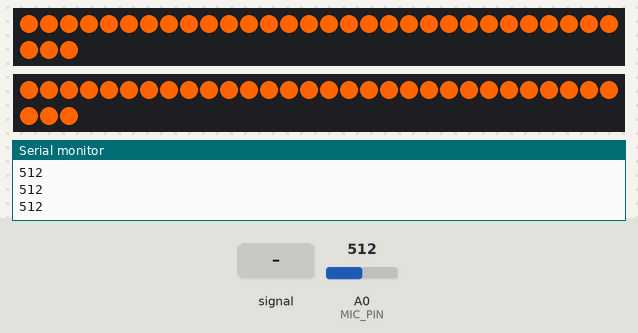
Recording of a sketch running on a simulated Arduino Uno, built with avr-gcc and run on an emulated ATmega328P. Shown: 2 × 33 RGB LEDs in strip order, left to right, continuing on the next row, the last lines printed to the serial monitor. Inputs (shaded band) come from the test bench; at power-on: A0 (MIC_PIN) = 512.

Above: at 1.2 s.
1.3 s: A0 (MIC_PIN) fed a 200 Hz sine of ±255 counts around its level
At 2.6 s:
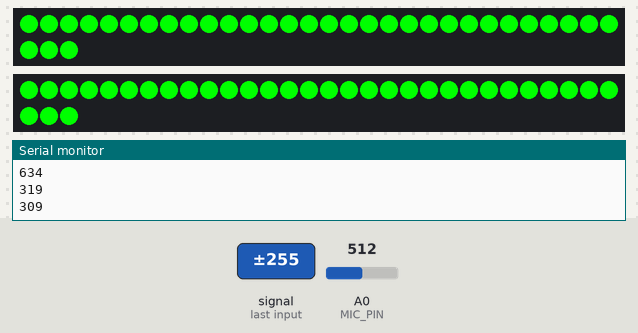
4.3 s: A0 (MIC_PIN) set to 331
5.8 s: A0 (MIC_PIN) set to 360
At 6.2 s:
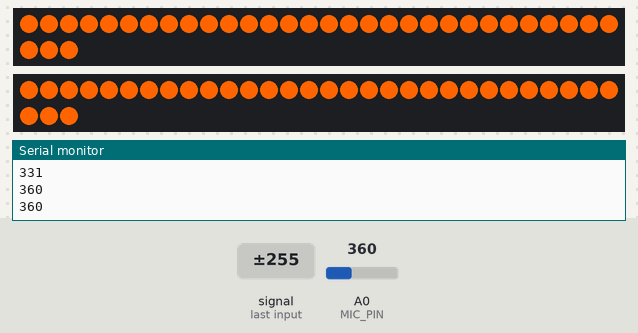
7.3 s: A0 (MIC_PIN) set to 306
At 8.2 s:
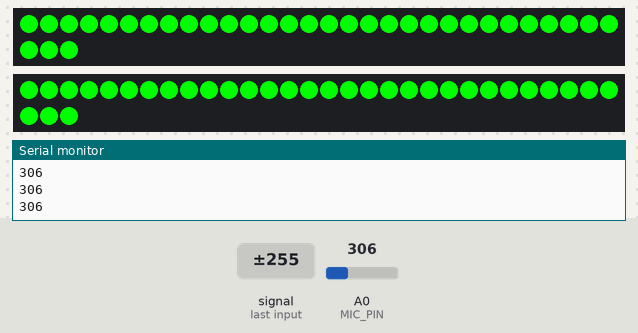
Timing chart, 0 to 9.8 s (numbered marks = the images above; inputs shaded):
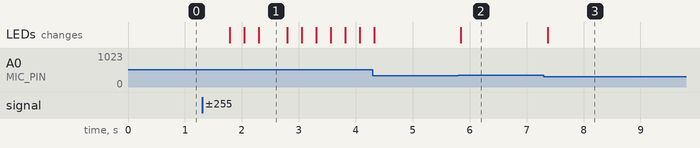

The sketch:

SR2.MIC.ino
```cpp
#include <Adafruit_NeoPixel.h>

#define LED_PIN 6      // Pino digital conectado à fita LED
#define LED_PIN_2 7
#define NUM_LEDS 33    // Número de LEDs na fita
#define MIC_PIN A0     // Pino analógico conectado ao microfone

Adafruit_NeoPixel strip = Adafruit_NeoPixel(NUM_LEDS, LED_PIN, NEO_GRB + NEO_KHZ800);
Adafruit_NeoPixel strip_2 = Adafruit_NeoPixel(NUM_LEDS, LED_PIN_2, NEO_GRB + NEO_KHZ800);

void setup() {
  strip.begin();    // Inicializa a fita LED
  strip.show();     // Apaga todos os LEDs inicialmente
  strip_2.begin();    // Inicializa a fita LED
  strip_2.show();
  Serial.begin(9600);
}

void loop() {
  int soundLevel = analogRead(MIC_PIN);  // Lê o nível de som do microfone
  Serial.println(soundLevel);

  // Define as cores RGB para as 3 faixas de som
  uint32_t color;


  if (soundLevel <= 341) {
    // Baixo nível de som - Verde
    color = strip.Color(0, 255, 0);  // Somente verde
    color = strip_2.Color(0, 255, 0);  // Somente verde
  } else if (soundLevel <= 682) {
    // Nível médio de som - Laranja
    color = strip.Color(255, 100, 0);
    color = strip_2.Color(255, 100, 0);  // Vermelho predominante com menos verde
  } else {
    // Alto nível de som - Vermelho
    color = strip.Color(255, 0, 0);  // Somente vermelho
    color = strip_2.Color(255, 0, 0);
  }

  // Define a cor para todos os LEDs na fita
  for (int i = 0; i < NUM_LEDS; i++) {
    strip.setPixelColor(i, color);
    strip_2.setPixelColor(i, color);
  }

  strip.show();  // Atualiza a fita LED com a nova cor
  strip_2.show();

  delay(250);  // Pequeno atraso para suavizar a resposta
}
```

Measured:
- after the input at 1.3 s, the LEDs: first change after 0.49 s (image 1 shows a later state)
- after the input at 5.8 s, the LEDs: change after 0.05 s (image 2)
- after the input at 7.3 s, the LEDs: change after 0.07 s (image 3)
- what the display in image 1 shows lasts 0.5 s, from 2.3 s to 2.8 s
